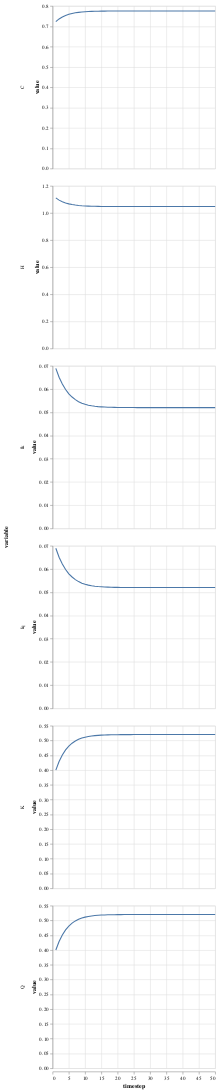

The cell this chart's notebook holds for it:
### Code cell
get_table(simres5) |> @vlplot(:line, x=:timestep, y=:value, row="variable:n", resolve={scale={y=:independent}})

### Figure 1 — Vega-Lite specification as saved in the notebook (floating-point values rounded to 4 significant figures; data arrays with more than 128 entries replaced by an {"elided": "..."} marker saying what was removed)
{"data": {"values": {"elided": "300 records"}}, "encoding": {"row": {"field": "variable", "type": "nominal"}, "x": {"field": "timestep", "type": "quantitative"}, "y": {"field": "value", "type": "quantitative"}}, "mark": "line", "resolve": {"scale": {"y": "independent"}}}
